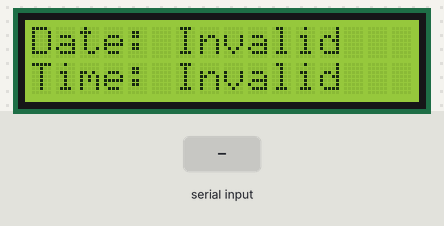
The sketch below on a simulated Arduino Uno, built with avr-gcc and run on an emulated ATmega328P. Shown: 16×2 character LCD. Inputs (shaded band) come from the test bench. What the sketch prints to the serial monitor is not drawn.

Above: at 1.2 s.
1.3 s: "90,45,200,10,150,30;" received over Serial
At 2.9 s:
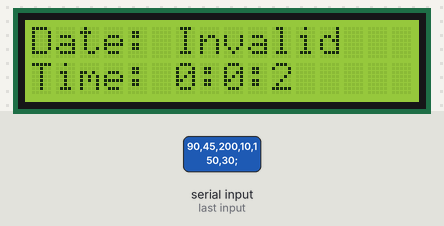
4.3 s: "1;" received over Serial
At 6.5 s:
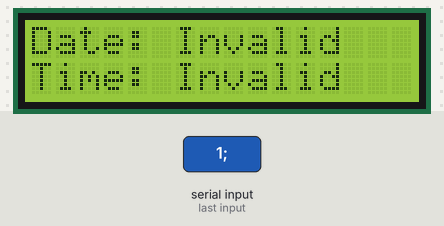
Timing chart, 0 to 8.0 s (numbered marks = the images above; inputs shaded):
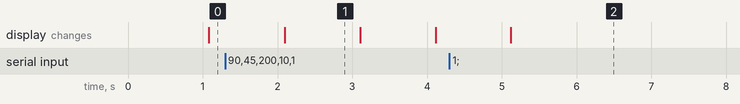

Measured:
- after the input at 1.3 s, the display: changes after 0.80 s (image 1)
- after the input at 4.3 s, the display: changes after 0.82 s (image 2)
- what the display in image 1 shows lasts 1.0 s, from 2.1 s to 3.1 s

The sketch:

rgenov2Lab6.ino
```cpp
// Raphael Genova - 667495961
// Lab 6 - Communication
// Description - being able to display date and time on LCD display based on user input
// Assumption - its going to be similar to a clock
// References - looked up on the Internet and came across the Ardunio discussion boards about it,
//              Arduino Reference sheet on

// include the library code:
#include <LiquidCrystal.h>
#include <Time.h>
#include <TimeLib.h>

// initialize the library with the numbers of the interface pins
LiquidCrystal lcd(12, 11, 7, 6, 5, 4); //from the LiquidCrystalScroll arduino sample code
time_t t = now();

int state = 0;

String timeOutput;
String hourNum;
String minuteNum;
String secondNum;

int p_secondNum;

String dateOutput;
String dayNum;
String monthNum;
String yearNum;

String o_timeOutput;
String o_dateOutput;

bool validDate = true; //always assume they have the correct date
bool validTime = true; //always assume they have the correct time
bool instDate = true; //always assume they have the correct date
bool instTime = false; //always assume they have the correct time

void readingDate(String s)
{
    monthNum = s.substring(0,2);
    dayNum = s.substring(3,5);
    yearNum = s.substring(6,10);

    Serial.print("Month: " + monthNum + "Day: " + dayNum + "Year:" + yearNum);
}


void readingTime(String s)
{
    hourNum = s.substring(11,13);
    minuteNum = s.substring(14,16);
    secondNum = s.substring(17,19);
    Serial.print("Hour: " + hourNum + "Min: " + minuteNum + "Second:" + secondNum);
}

void validateDate()
{
  //checks if the month and day entered in are valid
  if(monthNum == "1" && (dayNum >= "1" && dayNum <= "31") && (yearNum >= "1000" && yearNum <="99999"))
  {
    //dateOutput = monthNum + "/" + dayNum + "/" + yearNum;
    validDate = true;
  }
  else if(monthNum == "2" && (dayNum >= "1" && dayNum <="28") && (yearNum >= "1000" && yearNum <="99999"))
  {
    //dateOutput = monthNum + "/" + dayNum + "/" + yearNum;
    validDate = true;
  }
  else if(monthNum == "3" && (dayNum >= "1" && dayNum <="31") && (yearNum >= "1000" && yearNum <="99999"))
  {
    //dateOutput = monthNum + "/" + dayNum + "/" + yearNum;
    validDate = true;
  }
  else if(monthNum == "4" && (dayNum >= "1" && dayNum <="30") && (yearNum >= "1000" && yearNum <="99999"))
  {
    //dateOutput = monthNum + "/" + dayNum + "/" + yearNum;
    validDate = true;
  }
  else if(monthNum == "5" && (dayNum >= "1" && dayNum <="31") && (yearNum >= "1000" && yearNum <="99999"))
  {
    //dateOutput = monthNum + "/" + dayNum + "/" + yearNum;
    validDate = true;
  }
  else if(monthNum == "6" && (dayNum >= "1" && dayNum <="30") && (yearNum >= "1000" && yearNum <="99999"))
  {
    //dateOutput = monthNum + "/" + dayNum + "/" + yearNum;
    validDate = true;
  }
  else if(monthNum == "7" && (dayNum >= "1" && dayNum <="31") && (yearNum >= "1000" && yearNum <="99999"))
  {
    //dateOutput = monthNum + "/" + dayNum + "/" + yearNum;
    validDate = true;
  }
  else if(monthNum == "8" && (dayNum >= "1" && dayNum <="31") && (yearNum >= "1000" && yearNum <="99999"))
  {
    //dateOutput = monthNum + "/" + dayNum + "/" + yearNum;
    validDate = true;
  }
  else if(monthNum == "9" && (dayNum >= "1" && dayNum <="30") && (yearNum >= "1000" && yearNum <="99999"))
  {
    //dateOutput = monthNum + "/" + dayNum + "/" + yearNum;
    validDate = true;
  }
  else if(monthNum == "10" && (dayNum >= "1" && dayNum <="31") && (yearNum >= "1000" && yearNum <="99999"))
  {
    //dateOutput = monthNum + "/" + dayNum + "/" + yearNum;
    validDate = true;
  }
  else if(monthNum == "11" && (dayNum >= "1" && dayNum <="30") && (yearNum >= "1000" && yearNum <="99999"))
  {
    //dateOutput = monthNum + "/" + dayNum + "/" + yearNum;
    validDate = true;
  }
  else if(monthNum == "12" && (dayNum >= "1" && dayNum <="31") && (yearNum >= "1000" && yearNum <="99999"))
  {
    //dateOutput = monthNum + "/" + dayNum + "/" + yearNum;
    validDate = true;
  }
  else
  {
    validDate = false;
  }
}

void validateTime()
{
  if(hourNum >= "0" && hourNum <="23")
  {
    if(minuteNum >= "0" && minuteNum <= "59")
    {
      if(secondNum >= "0" && secondNum <= "59")
      {
         //timeOutput = hourNum + ":" + minuteNum + ":" + secondNum;
         //p_secondNum = secondNum.toInt();
         validTime = true;
      }
      else
      {
        validTime = false;
      }
    }
    else
    {
      validTime = false;
    }
  }
  else
  {
    validTime = false;
  }
}

void printOut(time_t t)
{
  lcd.clear();
  t = now();
    if(validDate == true)
    {
      String sdayNum = String(day(t));
      String smonthNum = String(month(t));
      String syearNum = String(year(t));
      dateOutput = "Date: " + smonthNum + "/" + sdayNum + "/" + syearNum;
    }
    else
    {
      dateOutput = "Date: Invalid";
    }


    if(validTime == true)
    {
      String shourNum = String(hour(t));
      String sminuteNum = String(minute(t));
      String ssecondNum = String(second(t));
      //p_secondNum = second(t);
      timeOutput = "Time: " + shourNum + ":" + sminuteNum + ":" + ssecondNum;
    }
    else
    {
      timeOutput = "Time: Invalid";
    }

  lcd.setCursor(0,0);
//    if(dateOutput != o_dateOutput)
//    {
      lcd.print(dateOutput);
//    }
    lcd.setCursor(0,1);
//    if(timeOutput != o_timeOutput)
//    {
      lcd.print(timeOutput);
//    }
//
//
//    o_timeOutput = timeOutput;
//    o_dateOutput = dateOutput;
   p_secondNum = secondNum.toInt();

   setTime(hourNum.toInt(), minuteNum.toInt(), p_secondNum, dayNum.toInt(), monthNum.toInt(), yearNum.toInt());
   p_secondNum++;
   secondNum = String(p_secondNum);

   delay(1000);
}

void setup() {
  lcd.begin(16, 2); //just get things set up
  lcd.setCursor(0,0); //sets it up for the first row to be written

  Serial.begin(9600);
  Serial.println("Please enter: mm/dd/yyyy hh:mm:ss; ");
}

void loop() {
  //t = now();
    printOut(t);

  while(Serial.available())
  {
    //Serial.println("Please enter: mm/dd/yyyy hh:mm:ss; ");
    String s = Serial.readStringUntil(';');
    Serial.println(s);
    readingDate(s);
    readingTime(s);
//    validateDate();
//    validateTime();

  }
  validateDate();
  validateTime();

}
```
